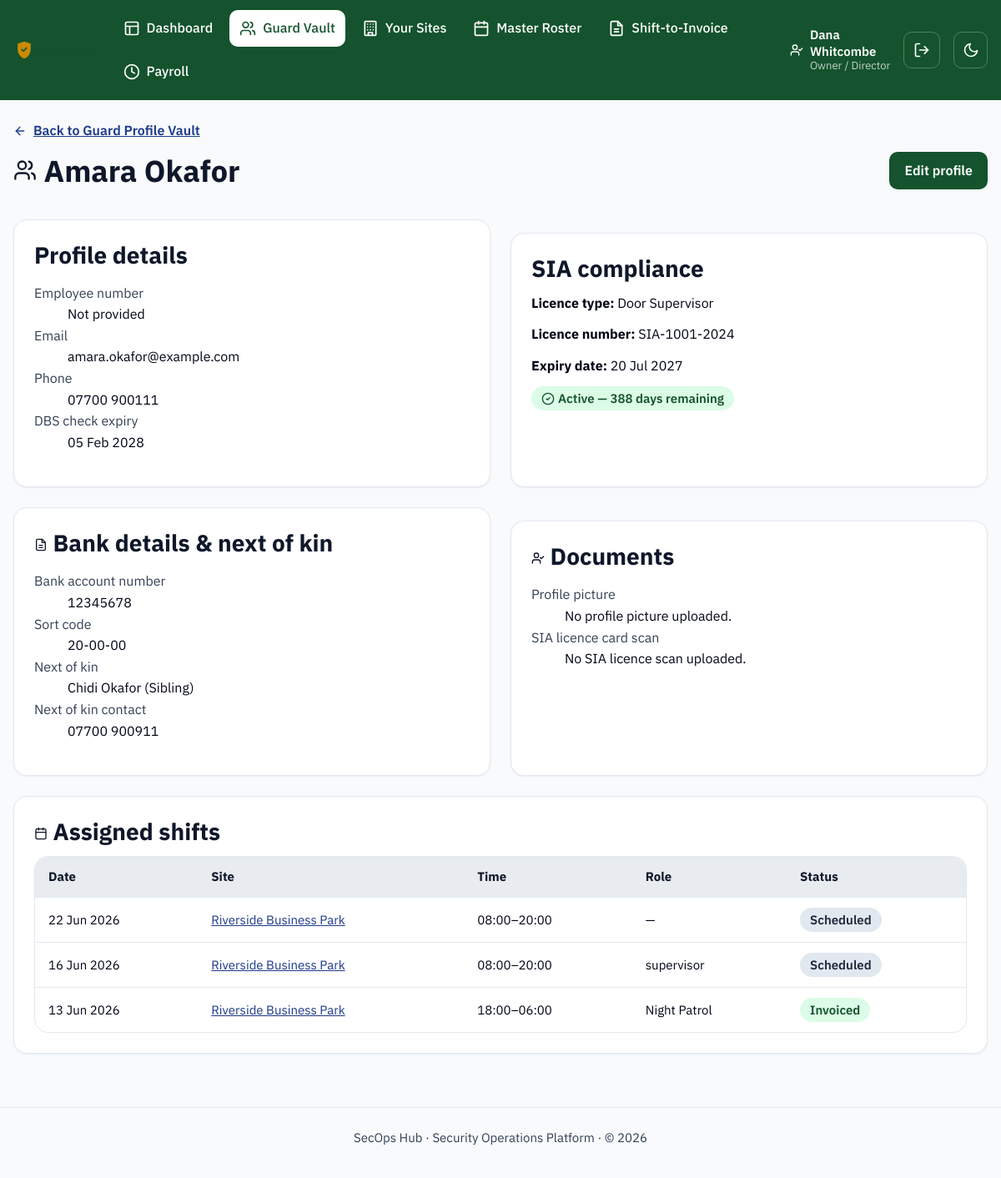
Screenshot of /guards/1 (signed in) with the database file from the repository.
### models.py (models this page shows, shortened)
class User(UserMixin, db.Model):
    __tablename__ = "users"
    id = db.Column(db.Integer, primary_key=True)
    name = db.Column(db.String(120), nullable=False)
    email = db.Column(db.String(120), unique=True, nullable=False)
    password_hash = db.Column(db.String(255), nullable=False)
    role = db.Column(db.String(30), nullable=False)
    language = db.Column(db.String(10), default="en", nullable=False)
    is_active_account = db.Column(db.Boolean, default=True, nullable=False)
    mfa_secret = db.Column(db.String(32))
    mfa_enabled = db.Column(db.Boolean, default=False, nullable=False)
    guard_id = db.Column(db.Integer, db.ForeignKey("guards.id"), nullable=True)
    created_at = db.Column(db.DateTime, default=datetime.utcnow)
    last_login_at = db.Column(db.DateTime)
    guard = db.relationship("Guard")
    @property
    def role_label(self):
        return ROLE_LABELS.get(self.role, self.role)
    @property
    def is_frontline(self):
        return self.role in FRONTLINE_ROLES

class Guard(db.Model):
    __tablename__ = "guards"
    id = db.Column(db.Integer, primary_key=True)
    employee_number = db.Column(db.String(40), unique=True)
    first_name = db.Column(db.String(80), nullable=False)
    last_name = db.Column(db.String(80), nullable=False)
    email = db.Column(db.String(120))
    phone = db.Column(db.String(30))
    sia_license_number = db.Column(db.String(40), nullable=False, unique=True)
    sia_license_type = db.Column(db.String(60), nullable=False)
    sia_expiry_date = db.Column(db.Date, nullable=False)
    dbs_expiry_date = db.Column(db.Date)
    is_active = db.Column(db.Boolean, default=True, nullable=False)
    pay_rate = db.Column(db.Numeric(8, 2), default=12.00, nullable=False)
    created_at = db.Column(db.DateTime, default=datetime.utcnow)
    bank_account_number = db.Column(db.String(20))
    bank_sort_code = db.Column(db.String(10))
    next_of_kin_name = db.Column(db.String(120))
    next_of_kin_relationship = db.Column(db.String(80))
    next_of_kin_contact = db.Column(db.String(30))
    profile_picture_filename = db.Column(db.String(255))
    sia_card_scan_filename = db.Column(db.String(255))
    shifts = db.relationship("Shift", back_populates="guard")
    @property
    def full_name(self):
        return f"{self.first_name} {self.last_name}"
    @property
    def sia_days_remaining(self):
        return (self.sia_expiry_date - date.today()).days
    @property
    def sia_status(self):
        days = self.sia_days_remaining
        if days < 0:
            return "expired"
        if days <= SIA_EXPIRY_WARNING_DAYS:
            return "warning"
        return "valid"

class Shift(db.Model):
    __tablename__ = "shifts"
    id = db.Column(db.Integer, primary_key=True)
    site_id = db.Column(db.Integer, db.ForeignKey("sites.id"), nullable=False)
    guard_id = db.Column(db.Integer, db.ForeignKey("guards.id"), nullable=True)
    assigned_user_id = db.Column(db.Integer, db.ForeignKey("users.id"), nullable=True)
    staff_category = db.Column(db.String(20), default=STAFF_CATEGORY_GUARD, nullable=False)
    shift_date = db.Column(db.Date, nullable=False)
    start_time = db.Column(db.Time, nullable=False)
    end_time = db.Column(db.Time, nullable=False)
    role = db.Column(db.String(80))
    pay_rate = db.Column(db.Numeric(8, 2), default=0, nullable=False)
    bill_rate = db.Column(db.Numeric(8, 2), default=0, nullable=False)
    status = db.Column(db.String(20), default="scheduled", nullable=False)
    invoice_id = db.Column(db.Integer, db.ForeignKey("invoices.id"), nullable=True)
    notes = db.Column(db.String(255))
    clock_in = db.Column(db.DateTime, nullable=True)
    clock_out = db.Column(db.DateTime, nullable=True)
    total_hours = db.Column(db.Numeric(6, 2), nullable=True)
    approved_by_manager = db.Column(db.Boolean, default=False, nullable=False)
    paid_out = db.Column(db.Boolean, default=False, nullable=False)
    site = db.relationship("Site", back_populates="shifts")
    guard = db.relationship("Guard", back_populates="shifts")
    invoice = db.relationship("Invoice", back_populates="shifts")
    assigned_user = db.relationship("User", foreign_keys=[assigned_user_id])

class Site(db.Model):
    __tablename__ = "sites"
    id = db.Column(db.Integer, primary_key=True)
    name = db.Column(db.String(120), nullable=False)
    client_name = db.Column(db.String(120), nullable=False)
    address = db.Column(db.String(255))
    site_manager = db.Column(db.String(120))
    pay_rate_default = db.Column(db.Numeric(8, 2), default=0)
    bill_rate_default = db.Column(db.Numeric(8, 2), default=0)
    billing_rate = db.Column(db.Numeric(8, 2), default=18.00, nullable=False)
    is_active = db.Column(db.Boolean, default=True, nullable=False)
    created_at = db.Column(db.DateTime, default=datetime.utcnow)
    shifts = db.relationship("Shift", back_populates="site")
    invoices = db.relationship("Invoice", back_populates="site")

### blueprints/guards.py (the view)
@guards_bp.route("/<int:guard_id>")
def detail(guard_id):
    guard = Guard.query.get_or_404(guard_id)
    return render_template("guards/detail.html", guard=guard)

### blueprints/guards.py (called while the page is built)
@guards_bp.before_request
@login_required
def _restrict_to_hr_roles():
    if current_user.role not in HR_ROLES:
        abort(403)

### i18n.py (called while the page is built, shortened)
def _load(lang):
    if lang in _cache:
        return _cache[lang]

def translate(key, lang=DEFAULT_LANGUAGE):
    strings = _load(lang)
    if key in strings:
        return strings[key]
    if lang != DEFAULT_LANGUAGE:
        return _load(DEFAULT_LANGUAGE).get(key, key)
    return key

### templates/guards/detail.html (shortened to what this page needs)
{% extends "base.html" %}
{% from "_icons.html" import icon_arrow_left, icon_users, icon_check_circle, icon_alert_triangle, icon_x_circle, icon_calendar, icon_user_check, icon_invoice %}
{% block content %}
  <a class="breadcrumb-link" href="{{ url_for('guards.list_guards') }}">{{ icon_arrow_left("icon icon--sm") }} Back to Guard Profile Vault</a>
  <div class="page-header">
    <div>
      <h1>{{ icon_users("icon icon--lg") }} {{ guard.full_name }}</h1>
    </div>
    <a class="btn btn-primary" href="{{ url_for('guards.edit_guard', guard_id=guard.id) }}">Edit profile</a>
  </div>
  <div class="grid-2">
    <section class="card" aria-labelledby="profile-heading">
      <h2 id="profile-heading">Profile details</h2>
      <dl>
        <dt class="page-header__meta">Employee number</dt>
        <dd>{{ guard.employee_number or 'Not provided' }}</dd>
        <dt class="page-header__meta">Email</dt>
        <dd>{{ guard.email or 'Not provided' }}</dd>
        <dt class="page-header__meta">Phone</dt>
        <dd>{{ guard.phone or 'Not provided' }}</dd>
        <dt class="page-header__meta">DBS check expiry</dt>
        <dd>{{ guard.dbs_expiry_date.strftime('%d %b %Y') if guard.dbs_expiry_date else 'Not on file' }}</dd>
      </dl>
    </section>
    <section class="card" aria-labelledby="compliance-heading">
      <h2 id="compliance-heading">SIA compliance</h2>
      <p><strong>Licence type:</strong> {{ guard.sia_license_type }}</p>
      <p><strong>Licence number:</strong> {{ guard.sia_license_number }}</p>
      <p><strong>Expiry date:</strong> {{ guard.sia_expiry_date.strftime('%d %b %Y') }}</p>
      <p>
        {% if guard.sia_status == 'valid' %}
          <span class="badge badge--success">{{ icon_check_circle("icon icon--sm") }} Active &mdash; {{ guard.sia_days_remaining }} days remaining</span>
        {% elif guard.sia_status == 'warning' %}
          <span class="badge badge--warning">{{ icon_alert_triangle("icon icon--sm") }} Expires Soon &mdash; {{ guard.sia_days_remaining }} days remaining</span>
        {% else %}
          <span class="badge badge--danger">{{ icon_x_circle("icon icon--sm") }} Expired &mdash; not eligible for rostering</span>
        {% endif %}
      </p>
    </section>
  </div>
  <div class="grid-2" style="margin-top: var(--space-5);">
    <section class="card" aria-labelledby="banking-heading">
      <h2 id="banking-heading">{{ icon_invoice("icon icon--sm") }} Bank details &amp; next of kin</h2>
      <dl>
        <dt class="page-header__meta">Bank account number</dt>
        <dd>{{ guard.bank_account_number or 'Not provided' }}</dd>
        <dt class="page-header__meta">Sort code</dt>
        <dd>{{ guard.bank_sort_code or 'Not provided' }}</dd>
        <dt class="page-header__meta">Next of kin</dt>
        <dd>{{ guard.next_of_kin_name or 'Not provided' }}{% if guard.next_of_kin_relationship %} ({{ guard.next_of_kin_relationship }}){% endif %}</dd>
        <dt class="page-header__meta">Next of kin contact</dt>
        <dd>{{ guard.next_of_kin_contact or 'Not provided' }}</dd>
      </dl>
    </section>
    <section class="card" aria-labelledby="documents-heading">
      <h2 id="documents-heading">{{ icon_user_check("icon icon--sm") }} Documents</h2>
      <dl>
        <dt class="page-header__meta">Profile picture</dt>
        <dd>
          {% if guard.profile_picture_filename %}
            <a href="{{ url_for('static', filename='uploads/guards/' ~ guard.profile_picture_filename) }}" target="_blank" rel="noopener">
              <img src="{{ url_for('static', filename='uploads/guards/' ~ guard.profile_picture_filename) }}" alt="{{ guard.full_name }} profile picture" style="max-width: 96px; max-height: 96px; border-radius: var(--radius-md, 8px); display: block;">
            </a>
          {% else %}
            No profile picture uploaded.
          {% endif %}
        </dd>
        <dt class="page-header__meta">SIA licence card scan</dt>
        <dd>
          {% if guard.sia_card_scan_filename %}
            <a href="{{ url_for('static', filename='uploads/guards/' ~ guard.sia_card_scan_filename) }}" target="_blank" rel="noopener">View uploaded file</a>
          {% else %}
            No SIA licence scan uploaded.
          {% endif %}
        </dd>
      </dl>
    </section>
  </div>
  <section class="card" aria-labelledby="shifts-heading" style="margin-top: var(--space-5);">
    <h2 id="shifts-heading">{{ icon_calendar("icon icon--sm") }} Assigned shifts</h2>
    {% if guard.shifts %}
      <div class="table-wrapper">
        <table>
          <thead>
            <tr>
              <th scope="col">Date</th>
              <th scope="col">Site</th>
              <th scope="col">Time</th>
              <th scope="col">Role</th>
              <th scope="col">Status</th>
            </tr>
          </thead>
          <tbody>
            {% for shift in guard.shifts|sort(attribute='shift_date', reverse=true) %}
              <tr>
                <td>{{ shift.shift_date.strftime('%d %b %Y') }}</td>
                <td><a href="{{ url_for('sites.detail', site_id=shift.site_id) }}">{{ shift.site.name }}</a></td>
                <td>{{ shift.start_time.strftime('%H:%M') }}&ndash;{{ shift.end_time.strftime('%H:%M') }}</td>
                <td>{{ shift.role or '—' }}</td>
                <td><span class="badge badge--{{ shift.status }}">{{ shift.status|capitalize }}</span></td>
              </tr>
            {% endfor %}
          </tbody>
        </table>
      </div>
    {% else %}
      <div class="empty-state">
        <p>No shifts have been assigned to this guard yet.</p>
      </div>
    {% endif %}
  </section>
{% endblock %}

### templates/base.html (shortened to what this page needs)
<!doctype html>
<html lang="en">
<head>
  <link rel="stylesheet" href="{{ url_for('static', filename='css/styles.css') }}">
</head>
<body class="{% block body_class %}{% endblock %}">
  {% from "_icons.html" import icon_shield, icon_layout, icon_users, icon_building, icon_invoice, icon_sun, icon_moon, icon_log_out, icon_user_check, icon_clock, icon_calendar %}
  <header class="app-header">
    <div class="app-header__inner">
      <a class="app-header__brand" href="{{ url_for('dashboard') }}">
        <img class="app-header__logo" src="{{ url_for('static', filename='img/logo.svg') }}" alt="SecOps Hub" height="28">
      </a>
      {% if current_user.is_authenticated %}
        <nav class="app-nav" aria-label="Primary">
          {% if not current_user.is_frontline %}
            <a href="{{ url_for('dashboard') }}" {% if request.endpoint == 'dashboard' %}aria-current="page"{% endif %}>
              {{ icon_layout() }} {{ t('nav.dashboard') }}
            </a>
          {% endif %}
          {% if current_user.role in ('owner', 'ops_manager', 'hr_compliance') %}
            <a href="{{ url_for('guards.list_guards') }}" {% if request.endpoint and request.endpoint.startswith('guards.') %}aria-current="page"{% endif %}>
              {{ icon_users() }} {{ t('nav.guards') }}
            </a>
          {% endif %}
          {% if current_user.role in ('owner', 'ops_manager', 'supervisor') %}
            <a href="{{ url_for('sites.list_sites') }}" {% if request.endpoint and request.endpoint.startswith('sites.') %}aria-current="page"{% endif %}>
              {{ icon_building() }} {{ t('nav.sites') }}
            </a>
            <a href="{{ url_for('roster.master') }}" {% if request.endpoint and request.endpoint.startswith('roster.') %}aria-current="page"{% endif %}>
              {{ icon_calendar() }} {{ t('nav.roster') }}
            </a>
          {% endif %}
          {% if current_user.role in ('owner', 'ops_manager') %}
            <a href="{{ url_for('invoices.list_invoices') }}" {% if request.endpoint and request.endpoint.startswith('invoices.') %}aria-current="page"{% endif %}>
              {{ icon_invoice() }} {{ t('nav.invoices') }}
            </a>
          {% endif %}
          {% if current_user.role in ('owner', 'hr_compliance') %}
            <a href="{{ url_for('payroll.overview') }}" {% if request.endpoint and request.endpoint.startswith('payroll.') %}aria-current="page"{% endif %}>
              {{ icon_clock() }} {{ t('nav.payroll') }}
            </a>
          {% endif %}
        </nav>
        <div class="app-header__session">
          <span class="app-header__user">
            {{ icon_user_check("icon icon--sm") }}
            <span>
              <strong>{{ current_user.name }}</strong>
              <small>{{ current_user.role_label }}</small>
            </span>
          </span>
          <form method="post" action="{{ url_for('auth.logout') }}">
            <button type="submit" class="theme-toggle" aria-label="{{ t('nav.logout') }}" title="{{ t('nav.logout') }}">
              {{ icon_log_out() }}
            </button>
          </form>
        </div>
      {% endif %}
      <button type="button" id="theme-toggle" class="theme-toggle" aria-pressed="false" aria-label="Switch to dark mode">
        {{ icon_moon("icon icon-moon") }}
      </button>
    </div>
  </header>
  <main id="main-content" class="app-main">
    {% with messages = get_flashed_messages(with_categories=true) %}
      {% if messages %}
          {% for category, message in messages %}
              {% if category == 'error' %}
                {% from "_icons.html" import icon_x_circle %}
              {% else %}
                {% from "_icons.html" import icon_check_circle %}
              {% endif %}
          {% endfor %}
      {% endif %}
    {% endwith %}
    {% block content %}{% endblock %}
  </main>
  <footer class="app-footer">
    <p>SecOps Hub &middot; Security Operations Platform &middot; &copy; {{ current_year }}</p>
  </footer>
</body>
</html>

### rows the page displays
User: name "Dana Whitcombe", role_label "Owner / Director"
Guard: full_name "Amara Okafor", employee_number "Not provided", email "amara.okafor@example.com", phone "07700 900111", dbs_expiry_date "05 Feb 2028", sia_license_type "Door Supervisor", sia_license_number "SIA-1001-2024", sia_expiry_date "20 Jul 2027", sia_days_remaining "388", bank_account_number "12345678", bank_sort_code "20-00-00", next_of_kin_name "Chidi Okafor", next_of_kin_relationship "Sibling", next_of_kin_contact "07700 900911"
Shift: shift_date "22 Jun 2026", site.name "Riverside Business Park", start_time "08:00", end_time "20:00", role "—", status "Scheduled"
Shift: shift_date "16 Jun 2026", site.name "Riverside Business Park", start_time "08:00", end_time "20:00", role "supervisor", status "Scheduled"
Shift: shift_date "13 Jun 2026", site.name "Riverside Business Park", start_time "18:00", end_time "06:00", role "Night Patrol", status "Invoiced"

### other values shown
{{ t('nav.dashboard') }} "Dashboard"
{{ t('nav.guards') }} "Guard Vault"
{{ t('nav.sites') }} "Your Sites"
{{ t('nav.roster') }} "Master Roster"
{{ t('nav.invoices') }} "Shift-to-Invoice"
{{ t('nav.payroll') }} "Payroll"
